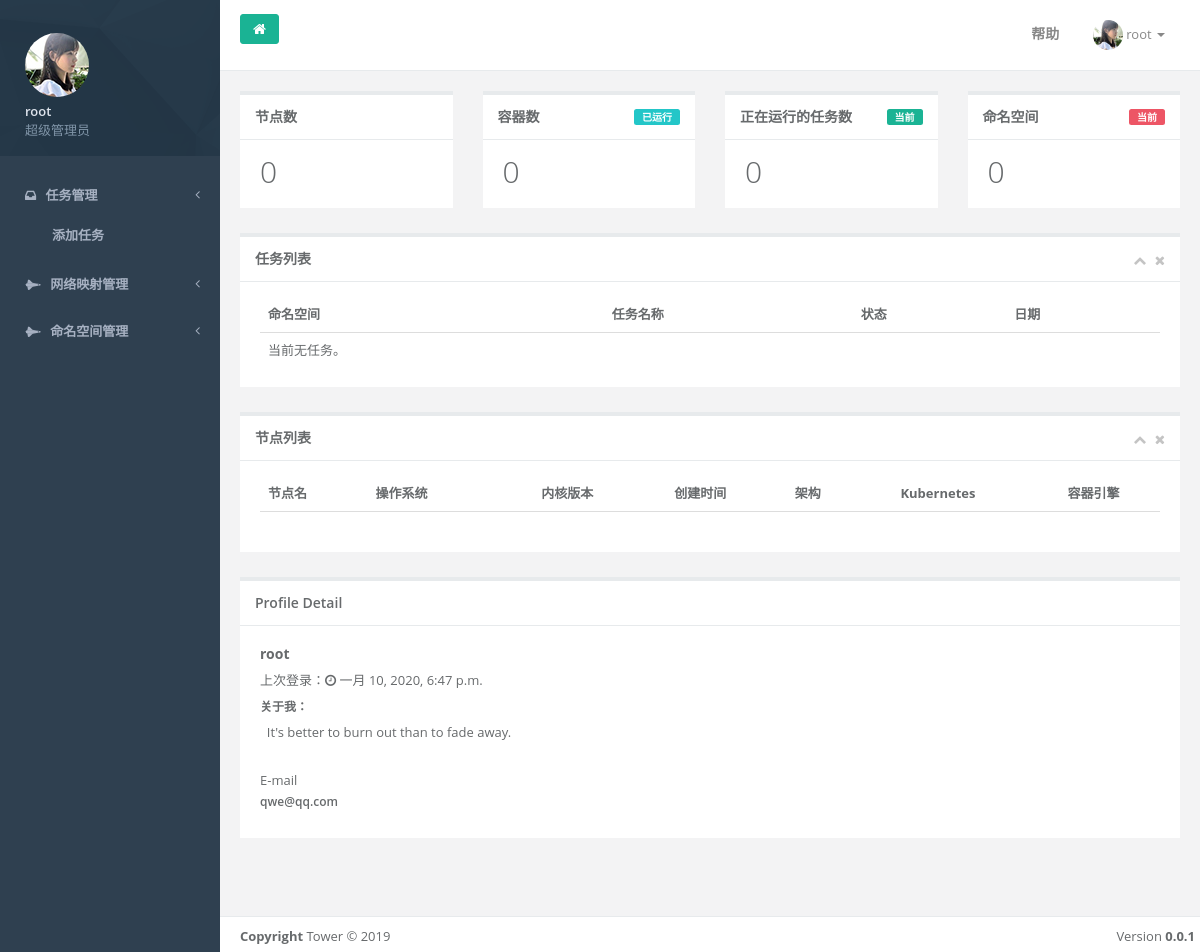
/dashboard/ (signed in), run on an earlier commit of the app's database.
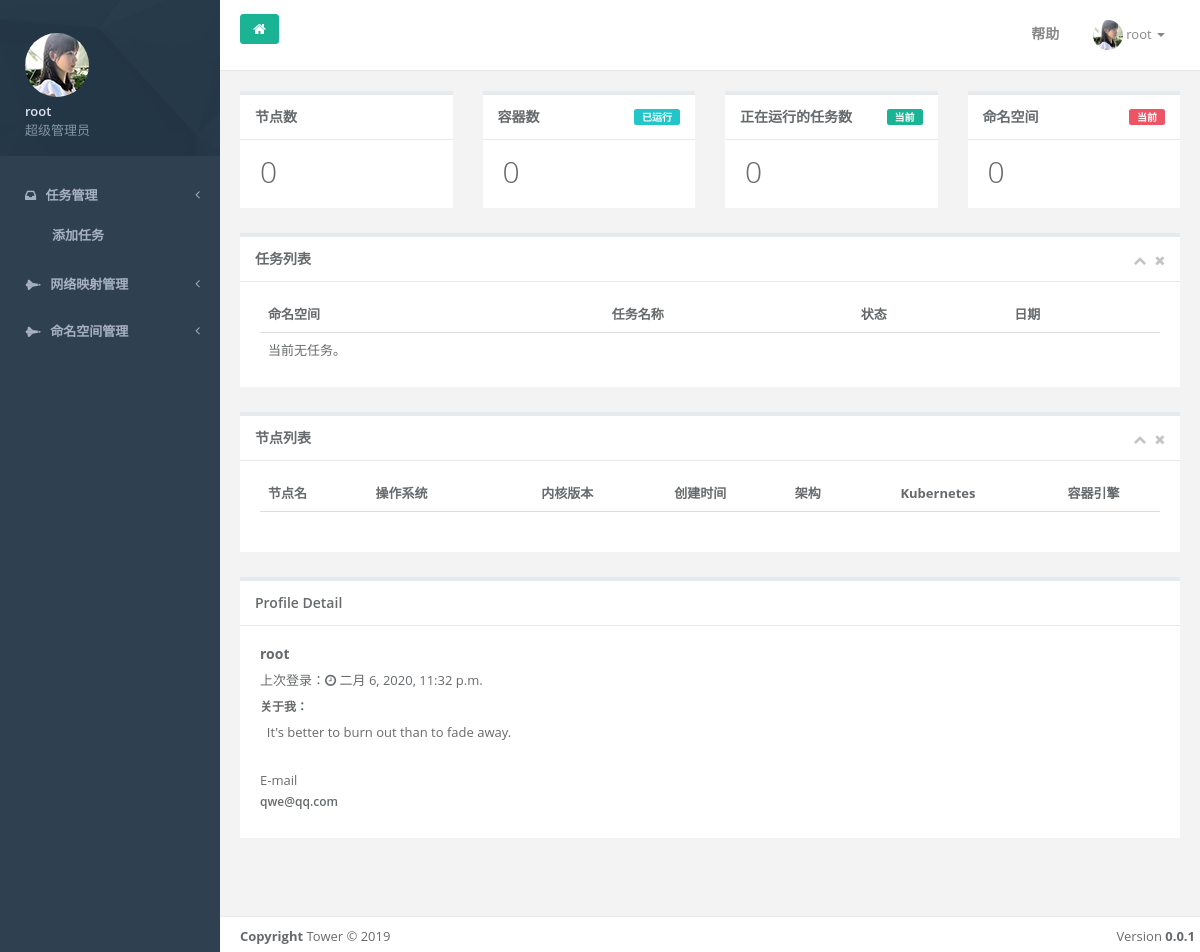
And on a later commit of the database.
### User/models.py (models this page shows)
class User(AbstractUser):
    QQ = models.CharField(default='', max_length=60)
    objects = TowerUserManager()

### Dashboard/views.py (the view)
# urls.py: path('', views.DashboardIndexView.as_view()),
class DashboardIndexView(LoginRequiredMixin, TemplateView):
    template_name = 'Dashboard/index.html'
    def get_context_data(self, **kwargs):
        k = lists.K8sList()
        context = super().get_context_data(**kwargs)
        context['k'] = k
        context['task_len'] = len(lists.BreadTask().List_Bread(self.request.user.username))
        context['jobs'] = lists.BreadTask().List_Bread(self.request.user.username)
        return context

### Dashboard/lists.py (called while the page is built)
    def pod_num(self):
        return len(client.CoreV1Api().list_pod_for_all_namespaces(watch=False).items)

    def node_num(self):
        return len(client.CoreV1Api().list_node(watch=False).items)

    def namespace_num(self):
        return len(client.CoreV1Api().list_namespace().items)

    def node_list(self):
        return client.CoreV1Api().list_node(watch=False).items

    def List_Bread(self, namespace):
        return self.api.list_namespaced_custom_object(
            group=self.group,
            version=self.version,
            namespace=namespace,
            plural="breads",
        )['items']

### templates/Dashboard/index.html (shortened to what the changed rows need)
<!DOCTYPE html>
<html>
<head>
        {% load static %}
    <link href="{% static "css/bootstrap.min.css"%}"  rel="stylesheet">
    <link href="{% static "css/font-awesome.min.css"%}"  rel="stylesheet">
    <link href="{% static "css/animate.min.css"%}"  rel="stylesheet">
    <link href="{% static "css/style.min.css"%}"  rel="stylesheet">
</head>
<body class="fixed-sidebar full-height-layout gray-bg" style="overflow:hidden">
    <div id="wrapper">
         <nav class="navbar-default navbar-static-side" role="navigation">
                    {% include 'base.html' %}
            </nav>
        <div id="page-wrapper" class="gray-bg dashbard-1">
            <div class="row border-bottom">
                <nav class="navbar navbar-static-top white-bg" role="navigation" style="margin-bottom: 0">
                        <ul class="nav navbar-top-links navbar-right">
                            <li class="dropdown">
                                <a data-toggle="dropdown" class="dropdown-toggle" href="#">
                                    <span class="m-r-sm text-muted welcome-message">
                                        <img alt="image" class="img-circle" width="30" height="30" src="/static/img/a5.jpg"/>
                                        <span style="font-size: 13px;font-weight: 400"> {{ user }}
                                            <b class="caret"></b>
                                        </span>
                                    </span>
                                </a>
                            </li>
                        </ul>
                </nav>
            </div>
            <div class="row J_mainContent"  style="overflow:auto" id="content-main">
               <div class="wrapper wrapper-content">
        <div class="row">
            <div class="col-sm-3">
                <div class="ibox float-e-margins">
                    <div class="ibox-content">
                        <h1 class="no-margins">{{ k.node_num }}</h1>
                    </div>
                </div>
            </div>
            <div class="col-sm-3">
                <div class="ibox float-e-margins">
                    <div class="ibox-content">
                        <h1 class="no-margins">{{ k.pod_num }}</h1>
                    </div>
                </div>
            </div>
            <div class="col-sm-3">
                <div class="ibox float-e-margins">
                    <div class="ibox-content">
                        <h1 class="no-margins">{{ task_len }}</h1>
                    </div>
                </div>
            </div>
            <div class="col-sm-3">
                <div class="ibox float-e-margins">
                    <div class="ibox-content">
                        <h1 class="no-margins">{{ k.namespace_num }}</h1>
                    </div>
                </div>
            </div>
        </div>
        <div class="row">
            <div class="col-sm-12">
                <div class="row">
                    <div class="col-sm-12">
                        <div class="ibox float-e-margins">
                            <div class="ibox-content">
                                <table class="table table-hover no-margins">
                                    <thead>
                                        <tr>
                                            <th>命名空间</th>
                                            <th>任务名称</th>
                                            <th>状态</th>
                                            <th>日期</th>
                                        </tr>
                                    </thead>
                                </table>
                            </div>
                        </div>
                    </div>
                </div>
                <div class="row">
                    <div class="col-sm-12">
                        <div class="ibox float-e-margins">
                            <div class="ibox-content">
                                <div class="row">
                                    <div class="col-sm-12">
                                        <table class="table  margin bottom">
                                            <thead>
                                                <tr>
                                                    <th class="text-left">节点名</th>
                                                    <th>操作系统</th>
                                                    <th class="text-center">内核版本</th>
                                                    <th class="text-center">创建时间</th>
                                                    <th class="text-center">架构</th>
                                                    <th class="text-center">Kubernetes</th>
                                                    <th class="text-center">容器引擎</th>
                                                </tr>
                                            </thead>
                                        </table>
                                    </div>
                                </div>
                            </div>
                        </div>
                    </div>
                </div>
                <div class="row">
                <div class="col-sm-12">
                    <div class="ibox ">
                        <div>
                            <div class="ibox-content profile-content">
                                <h4><strong>{{ user }}</strong></h4>
                                <p>上次登录：<i class="fa fa-clock-o"></i> {{ user.last_login }}</p>
                                <h5>
                                    关于我：
                                </h5>
                                <p>
                                     &nbsp; It's better to burn out than to fade away.
                                </p>
                                <div class="row m-t-lg">
                                    <div class="col-md-4">
                                        <span class="bar">E-mail</span>
                                        <h5><strong></strong>{{ user.email }}</h5>
                                    </div>
                                </div>
                            </div>
                        </div>
                    </div>
                </div>
            </div>
            </div>
        </div>
    </div>
            </div>
        </div>
    </div>
</body>
</html>

### templates/base.html
 <div class="sidebar-collapse">
                        <ul class="nav" id="side-menu">
                            <li class="nav-header">
                                <div class="dropdown profile-element">
                                    <span><img alt="image" class="img-circle" src="/static/img/profile_small.jpg" /></span>
                                    <a data-toggle="dropdown" class="dropdown-toggle" href="#">
                                        <span class="clear">
                                       <span class="block m-t-xs"><strong class="font-bold">{{ user }}</strong></span>
                                        <span class="text-muted text-xs block">超级管理员</span>
                                        </span>
                                    </a>
                                </div>
                            </li>
                            <li>
                                <a href="/task"><i class="fa fa-inbox"></i> <span class="nav-label">任务管理</span><span class="fa arrow"></span></a>
                                <ul class="nav nav-second-level">
                                    <li><a class="J_menuItem" href="/task/add">添加任务</a>
                                    </li>
                                </ul>
                            </li>
                            <li>
                                <a href="/service"><i class="fa fa-space-shuttle"></i> <span class="nav-label">网络映射管理</span><span class="fa arrow"></span></a>
                            </li>
                            <li>
                                <a href="/task/namespace"><i class="fa fa-space-shuttle"></i> <span class="nav-label">命名空间管理</span><span class="fa arrow"></span></a>
                            </li>
                        </ul>
                    </div>

What changed in the data, as far as the page shows it:
changed User "root": last_login "一月 10, 2020, 6:47 p.m." → "二月 6, 2020, 11:32 p.m."
